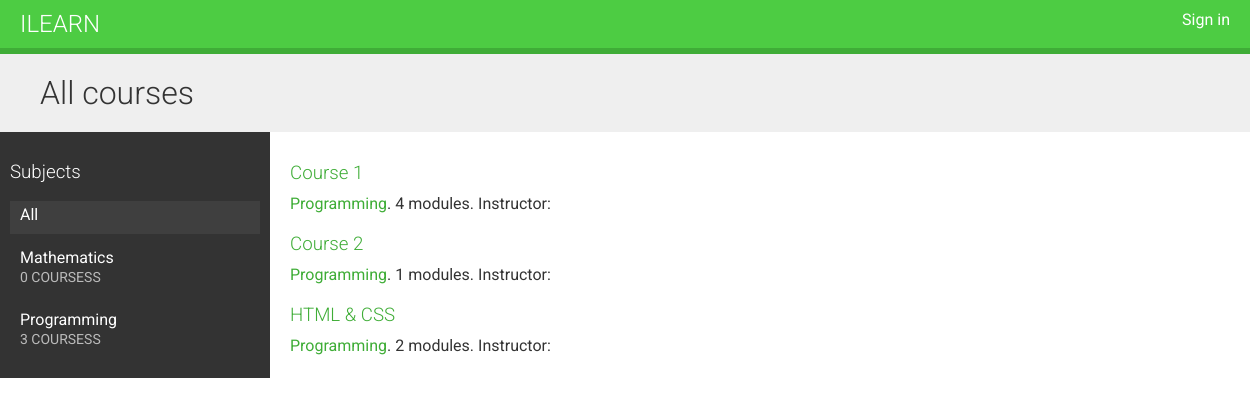
The page / on the database its author committed.
### courses/models.py (models this page shows, shortened)
class Subject(models.Model):
    title = models.CharField(max_length=220)
    slug = models.SlugField(max_length=220, unique=True)
    class Meta:
        ordering = ["title"]
    def __str__(self):
        return self.title

class Course(models.Model):
    owner = models.ForeignKey(
        User, related_name="courses_created", on_delete=models.CASCADE
    )
    subject = models.ForeignKey(
        Subject, related_name="courses", on_delete=models.CASCADE
    )
    title = models.CharField(max_length=220)
    slug = models.SlugField(max_length=220, unique=True)
    overview = models.TextField()
    created = models.DateTimeField(auto_now_add=True)
    students = models.ManyToManyField(User, related_name="courses_joined", blank=True)
    class Meta:
        ordering = ["-created"]

### courses/views.py (the view)
# urls.py: path("", CourseListView.as_view(), name="course_list"),
class CourseListView(TemplateResponseMixin, View):
    model = Course
    template_name = "courses/course/list.html"
    def get(self, request, subject=None):
        subjects = cache.get("all_subjects")
        if not subjects:
            subjects = Subject.objects.annotate(total_courses=Count("courses"))
            cache.set("all_subjects", subjects)
        all_courses = Course.objects.annotate(total_modules=Count("modules"))
        if subject:
            subject = get_object_or_404(Subject, slug=subject)
            key = f"subject_{subject.id}_courses"
            courses = cache.get(key)
            if not courses:
                courses = all_courses.filter(subject=subject)
                cache.set(key, courses)
        else:
            courses = cache.get("all_course")
            if not courses:
                courses = all_courses
                cache.set("all_courses", all_courses)
        return self.render_to_response(
            {"subjects": subjects, "subject": subject, "courses": courses}
        )

### courses/templates/courses/course/list.html (shortened to what this page needs)
{% extends 'base.html' %}
{% block content %}
<h1>
    {% if subject %}
    {{ subject.title }} courses
    {% else %}
    All courses
    {% endif %}
</h1>
<div class="contents">
    <h3>Subjects</h3>
    <ul id="modules">
        <li {% if not subject %}class="selected"{% endif %}>
            <a href="{% url 'course_list' %}">All</a>
        </li>
        {% for subj in subjects %}
        <li {% if subject == subj %}class="selected"{% endif %}>
            <a href="{% url 'course_list_subject' subj.slug %}">
                {{ subj.title }}
                <br />
                <span>{{ subj.total_courses }} courses{{ subj.total_courses|pluralize }}</span>
            </a>
        </li>
        {% endfor %}
    </ul>
</div>
<div class="module">
    {% for course in courses %}
    {% with subject=course.subject %}
    <h3>
        <a href="{% url 'course_detail' course.slug %}">{{ course.title }}</a>
    </h3>
    <p>
        <a href="{% url 'course_list_subject' subject.slug %}">{{ subject }}</a>.
        {{ course.total_modules }} modules.
        Instructor: {{ course.owner.get_full_name }}
    </p>
    {% endwith %}
    {% endfor %}
</div>
{% endblock content %}

### static/css/base.css (style rules this page uses)
body { margin:0; font-family:'Roboto', sans-serif; font-weight:400; color:#333; }
a { color:#3fad37; text-decoration:none; }
ul { float:left; }
h1, h2, h3, h4, h5, h6 { font-family:'Roboto', sans-serif; font-weight:300; }
h1 { background:#efefef; width:100%; overflow:auto; padding:20px 0 20px 40px; margin:0; }
.module { padding:10px 20px; float:left; width:600px; }
.module h3 { margin:20px 0 0; padding:0; width:100%; }
.module p { margin:10px 0 20px; width:100%; float:left; }
.contents { width:20%; padding:10px; float:left; background:#333; color: #fff; font-family:'Roboto', sans-serif; }
.contents ul { list-style:none; margin:0; padding:0; width:100%; }
.contents ul li { margin:0 0 10px 0; padding:4px 10px 10px; overflow:auto; cursor:move; }
.contents ul li.selected { background:#3f3f3f; }
.contents ul span { text-transform:uppercase; color:#bbb; font-size:14px; }
.contents ul a { display:block; color:#fff; text-decoration:none; }

### rows shown on the page
Subject: title "Mathematics", total_courses "0"
Subject: title "Programming", total_courses "3"
Course: title "Course 1", subject "Programming", total_modules "4"
Course: title "Course 2", subject "Programming", total_modules "1"
Course: title "HTML & CSS", subject "Programming", total_modules "2"
